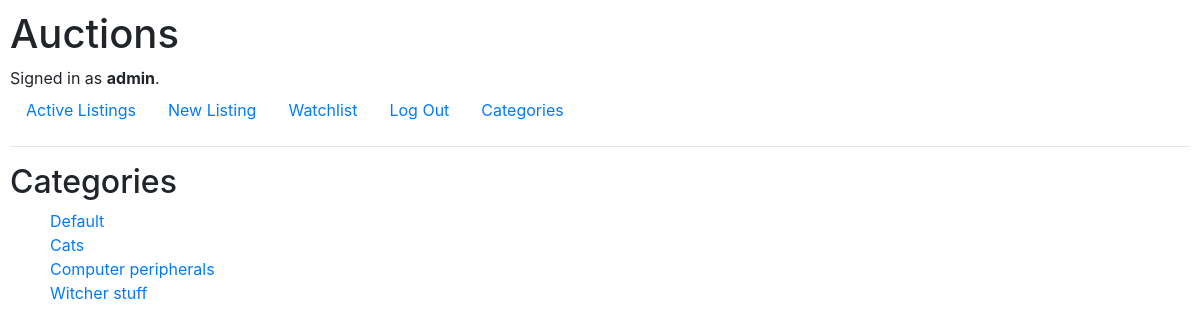
The page /categories (signed in) on the database its author committed.
### auctions/models.py (models this page shows)
class User(AbstractUser):
    pass

class Category(models.Model):
    category = models.CharField(max_length=64)
    def __str__(self):
        return f"{self.category}"

### auctions/views.py (the view)
# urls.py: path("categories", views.categories, name="categories"),
def categories(request):
    cats = Category.objects.all()
    return render(request, "auctions/categories.html",{
        'categories' : cats
    })

### auctions/templates/auctions/categories.html
{% extends "auctions/layout.html" %}
{% block body %}
    <h2>Categories</h2>
    <ul class="all-categories">
    {% for cat in categories %}
        <li class="cat">
            <a href="{% url 'open_category' cat %}">{{ cat.category }}</a>
        </li>
    {% endfor %}
    </ul>
{% endblock %}

### auctions/templates/auctions/layout.html (shortened to what this page needs)
{% load static %}
<!DOCTYPE html>
<html lang="en">
    <head>
        <link rel="stylesheet" href="https://stackpath.bootstrapcdn.com/bootstrap/4.4.1/css/bootstrap.min.css">
        <link href="{% static 'auctions/styles.css' %}" rel="stylesheet">
    </head>
    <body>
        <h1>Auctions</h1>
        <div>
            {% if user.is_authenticated %}
                Signed in as <strong>{{ user.username }}</strong>.
            {% else %}
                Not signed in.
            {% endif %}
        </div>
        <ul class="nav">
            <li class="nav-item">
                <a class="nav-link" href="{% url 'index' %}">Active Listings</a>
            </li>
            <li class="nav-item">
                <a class="nav-link" href="{% url 'new_listing' %}">New Listing</a>
            </li>
            {% if user.is_authenticated %}
                <li class="nav-item">
                    <a class="nav-link" href="{% url 'watchlist' %}">Watchlist</a>
                </li>
                <li class="nav-item">
                    <a class="nav-link" href="{% url 'logout' %}">Log Out</a>
                </li>
            {% endif %}
            <li class="nav-item">
                <a class="nav-link" href="{% url 'categories' %}">Categories</a>
            </li>
        </ul>
        <hr>
        {% block body %}
        {% endblock %}
    </body>
</html>

### auctions/static/auctions/styles.css (style rules this page uses)
body { padding: 10px; }
ul, li { list-style: none; }

### rows shown on the page
User: username "admin"
Category: category "Default"
Category: category "Cats"
Category: category "Computer peripherals"
Category: category "Witcher stuff"
